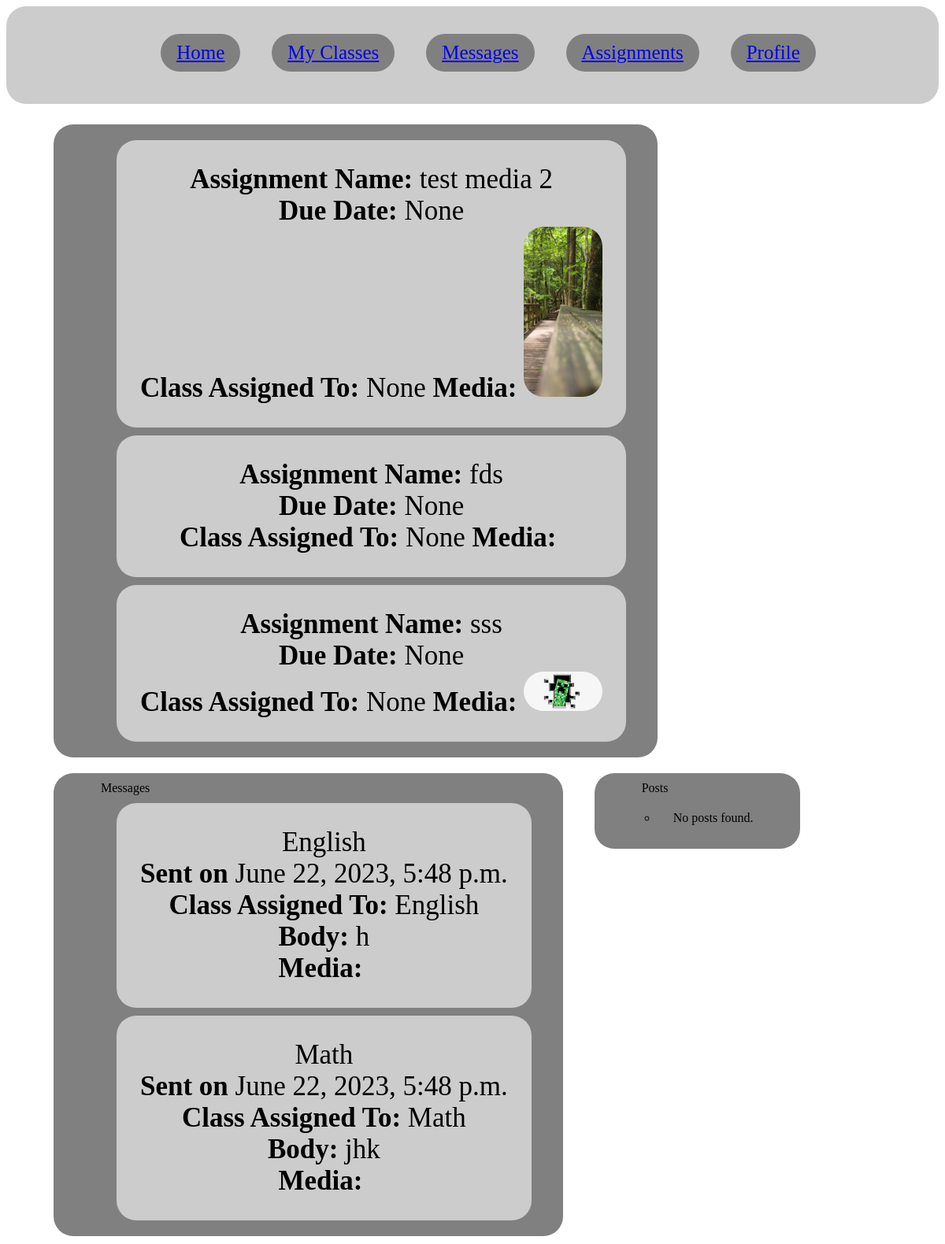
The page / (signed in) on the database its author committed.
### app/models.py (models this page shows, shortened)
class Assignment(models.Model):
    name = models.CharField(null=True, max_length=200)
    description = models.TextField(null=True, blank=True)
    dueDate = models.DateTimeField(null=True, blank=True)
    classAssignedTo = models.ManyToManyField(ClassSites)
    file = models.FileField(upload_to="assignments/media", null=True, blank=True)

class Message(models.Model):
    name = models.CharField(null=True, max_length=200)
    body = models.TextField(null=True, blank=True)
    sender = models.ForeignKey(User, on_delete=DO_NOTHING)
    media = models.FileField(upload_to="messages/media", null=True, blank=True)
    classAssignedTo = models.ForeignKey(ClassSites, on_delete=DO_NOTHING)
    recipients = models.ManyToManyField(User, related_name="messages")
    created = models.DateTimeField(auto_now_add=True)

class ClassSites(models.Model):
    name = models.CharField(null=True, max_length=200)
    students = models.ManyToManyField(Profile, related_name='classes_as_student')
    teachers = models.ManyToManyField(Profile, related_name='classes_as_teacher')

### app/views.py (the view)
# urls.py: path('', views.home),
@login_required
def home(request):
    user_classes = ClassSites.objects.filter(students=request.user.profile)
    assignments = Assignment.objects.filter(classAssignedTo__in=user_classes, classAssignedTo__isnull=False)
    messages = request.user.messages.all()
    community = 0
    return render(request, "home.html", {"profile": request.user, 'assignments': assignments, 'messages': messages, 'community': community})

### app/templates/home.html
<!DOCTYPE html>
{% extends './header.html' %}
{% block content %}
{% load static %}
<link rel="stylesheet" href="{% static 'home.css' %}">
<ul class="panels">
    <li class="assignments-box">
        <ul class="assignments">
            {% for assignment in assignments %}
            <li class="assignment">
                <strong>Assignment Name:</strong> {{ assignment.name }}<br>
                <strong>Due Date:</strong> {{ assignment.dueDate }}<br>
                <strong>Class Assigned To:</strong> {{ assignment.classAssignedTo.name }}
                <strong>Media:</strong> <img src="{{ assignment.file }}">
            </li>
            {% empty %}
            <li>No assignments found.</li>
            {% endfor %}
        </ul>
    </li>
    <li class="messages-box">
        <ul class="assignments">
            Messages
            {% for message in messages %}
            <li class="assignment">
                <strong></strong> {{ message.name }}<br>
                <strong>Sent on </strong> {{ message.created }}<br>
                <strong>Class Assigned To:</strong> {{ message.classAssignedTo.name }}<br>
                <strong>Body: </strong> {{ message.body }}<br>
                <strong>Media: </strong> <img src="{{ message.file }}">
            </li>
            {% empty %}
            <li>No messages found.</li>
            {% endfor %}
        </ul>
    </li>
    <li class="community-box">
            <ul class="post">
                Posts
                {% for post in posts %}
                <li class="assignment">
                    <strong></strong> {{ post.name }}<br>
                    <strong>Sent on </strong> {{ post.created }}<br>
                    <strong>Class Assigned To:</strong> {{ post.classAssignedTo.name }}<br>
                    <strong>Body: </strong> {{ post.body }}<br>
                    <strong>Media: </strong> <img src="{{ post.file }}">
                </li>
                {% empty %}
                <li>No posts found.</li>
                {% endfor %}
            </ul>
    </li>
</ul>
{% endblock %}

### app/templates/header.html
<!DOCTYPE html>
{% load static %}
<link rel="stylesheet" href="{% static 'header.css' %}">
<header>
    <div id="top-header">
        <nav>
            <ul class="header">
                <li class="header"><a href="/">Home</a></li>
                <li class="header"><a href="/classes">My Classes</a></li>
                <li class="header"><a href="/messages">Messages</a></li>
                <li class="header"><a href="/assignments">Assignments</a></li>
                <li class="header"><a href="/profile">Profile</a></li>
            </ul>
        </nav>
    </div>
</header>
{% block content %}
{% endblock %}
</html>

### app/static/header.css (style rules this page uses)
ul.header { list-style-type: none; display:inline-block; }
nav { background-color: #CCCCCC; text-align: center; font-size: 25px; align-items: center; border-radius: 25px; overflow:hidden; }
li.header { float: left; background-color: #808080; border-radius: 25px; margin: 10px 20px; padding: 10px 20px; }
img { width: 100px; height: auto; border-radius: 25px; }

### app/static/home.css (style rules this page uses)
ul.panels { list-style-type: none; }
li { background-color: #808080; border-radius: 25px; margin: 10px 20px; padding: 10px 20px; }
li.assignments-box, li.community-box, li.messages-box { float: left; }
.assignment { background-color: #CCCCCC; padding: 30px; text-align: center; font-size: 35px; align-items: center; border-radius: 25px; overflow:hidden; }

### rows shown on the page
Assignment: name "test media 2", dueDate "None", classAssignedTo.name "None", file (picture)
Assignment: name "fds", dueDate "None", classAssignedTo.name "None"
Assignment: name "sss", dueDate "None", classAssignedTo.name "None", file (picture)
Message: name "English", created "June 22, 2023, 5:48 p.m.", classAssignedTo.name "English", body "h"
Message: name "Math", created "June 22, 2023, 5:48 p.m.", classAssignedTo.name "Math", body "jhk"
